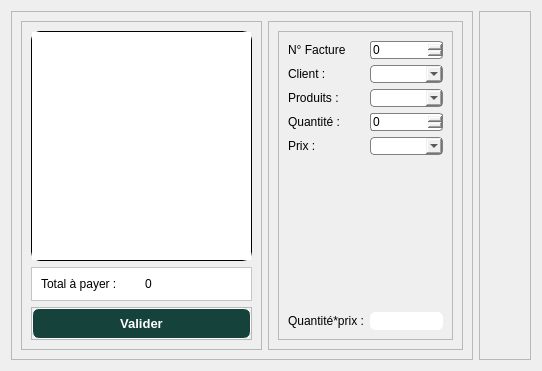
<?xml version="1.0" encoding="UTF-8"?>
<ui version="4.0">
 <class>AjoutVente</class>
 <widget class="QWidget" name="AjoutVente">
  <property name="geometry">
   <rect>
    <x>0</x>
    <y>0</y>
    <width>542</width>
    <height>371</height>
   </rect>
  </property>
  <property name="windowTitle">
   <string>Ajout vente</string>
  </property>
  <property name="windowIcon">
   <iconset resource="ressource.qrc">
    <normaloff>:/db_test/Nouveau dossier/shopping-en-ligne.png</normaloff>:/db_test/Nouveau dossier/shopping-en-ligne.png</iconset>
  </property>
  <layout class="QHBoxLayout" name="horizontalLayout">
   <item>
    <widget class="QFrame" name="frame">
     <property name="frameShape">
      <enum>QFrame::Shape::StyledPanel</enum>
     </property>
     <property name="frameShadow">
      <enum>QFrame::Shadow::Raised</enum>
     </property>
     <layout class="QHBoxLayout" name="horizontalLayout_3">
      <item>
       <widget class="QFrame" name="frame_4">
        <property name="frameShape">
         <enum>QFrame::Shape::StyledPanel</enum>
        </property>
        <property name="frameShadow">
         <enum>QFrame::Shadow::Raised</enum>
        </property>
        <layout class="QVBoxLayout" name="verticalLayout_2">
         <item>
          <widget class="QListWidget" name="listWidget">
           <property name="font">
            <font>
             <family>Times New Roman</family>
            </font>
           </property>
           <property name="mouseTracking">
            <bool>false</bool>
           </property>
           <property name="styleSheet">
            <string notr="true">border: 1px solid black;
border-radius: 9px</string>
           </property>
          </widget>
         </item>
         <item>
          <widget class="QFrame" name="frame_7">
           <property name="styleSheet">
            <string notr="true">background-color: rgb(255, 255, 255);</string>
           </property>
           <property name="frameShape">
            <enum>QFrame::Shape::StyledPanel</enum>
           </property>
           <property name="frameShadow">
            <enum>QFrame::Shadow::Raised</enum>
           </property>
           <layout class="QHBoxLayout" name="horizontalLayout_2">
            <item>
             <widget class="QLabel" name="label_6">
              <property name="text">
               <string>Total à payer :</string>
              </property>
             </widget>
            </item>
            <item>
             <widget class="QLabel" name="labelTotal">
              <property name="text">
               <string>0</string>
              </property>
             </widget>
            </item>
           </layout>
          </widget>
         </item>
         <item>
          <widget class="QFrame" name="frame_5">
           <property name="frameShape">
            <enum>QFrame::Shape::StyledPanel</enum>
           </property>
           <property name="frameShadow">
            <enum>QFrame::Shadow::Raised</enum>
           </property>
           <layout class="QHBoxLayout" name="horizontalLayout_4">
            <property name="leftMargin">
             <number>0</number>
            </property>
            <property name="topMargin">
             <number>0</number>
            </property>
            <property name="rightMargin">
             <number>0</number>
            </property>
            <property name="bottomMargin">
             <number>0</number>
            </property>
            <item>
             <widget class="QPushButton" name="btnValider">
              <property name="font">
               <font>
                <pointsize>10</pointsize>
                <bold>true</bold>
               </font>
              </property>
              <property name="cursor">
               <cursorShape>PointingHandCursor</cursorShape>
              </property>
              <property name="styleSheet">
               <string notr="true">QPushButton{
	border: 1px solid white;
	border-radius: 7px;
	background-color: #16423C;
	color:white;
	padding: 7px;
}
QPushButton:hover{
	background-color: #6A9C89;
}</string>
              </property>
              <property name="text">
               <string>Valider</string>
              </property>
             </widget>
            </item>
           </layout>
          </widget>
         </item>
        </layout>
       </widget>
      </item>
      <item>
       <widget class="QFrame" name="frame_3">
        <property name="frameShape">
         <enum>QFrame::Shape::StyledPanel</enum>
        </property>
        <property name="frameShadow">
         <enum>QFrame::Shadow::Raised</enum>
        </property>
        <layout class="QVBoxLayout" name="verticalLayout">
         <item>
          <widget class="QFrame" name="frame_6">
           <property name="frameShape">
            <enum>QFrame::Shape::StyledPanel</enum>
           </property>
           <property name="frameShadow">
            <enum>QFrame::Shadow::Raised</enum>
           </property>
           <layout class="QFormLayout" name="formLayout_2">
            <item row="0" column="0">
             <widget class="QLabel" name="label_7">
              <property name="text">
               <string>N° Facture</string>
              </property>
             </widget>
            </item>
            <item row="0" column="1">
             <widget class="QSpinBox" name="spinBox">
              <property name="styleSheet">
               <string notr="true">border: 1px solid grey;
border-radius: 3px;</string>
              </property>
             </widget>
            </item>
            <item row="1" column="0">
             <widget class="QLabel" name="label">
              <property name="text">
               <string>Client :</string>
              </property>
             </widget>
            </item>
            <item row="1" column="1">
             <widget class="QComboBox" name="comboClient">
              <property name="styleSheet">
               <string notr="true">QComboBox{
	border: 1px solid grey;
	border-radius: 4px;
}</string>
              </property>
              <property name="editable">
               <bool>true</bool>
              </property>
             </widget>
            </item>
            <item row="2" column="0">
             <widget class="QLabel" name="label_2">
              <property name="text">
               <string>Produits :</string>
              </property>
             </widget>
            </item>
            <item row="2" column="1">
             <widget class="QComboBox" name="comboProduit">
              <property name="styleSheet">
               <string notr="true">QComboBox{
	border: 1px solid grey;
	border-radius: 4px;
}</string>
              </property>
              <property name="editable">
               <bool>true</bool>
              </property>
             </widget>
            </item>
            <item row="3" column="0">
             <widget class="QLabel" name="label_3">
              <property name="text">
               <string>Quantité :</string>
              </property>
             </widget>
            </item>
            <item row="3" column="1">
             <widget class="QSpinBox" name="spinBoxQuantite">
              <property name="styleSheet">
               <string notr="true">border: 1px solid grey;
border-radius: 3px;</string>
              </property>
              <property name="maximum">
               <number>999999999</number>
              </property>
              <property name="stepType">
               <enum>QAbstractSpinBox::StepType::DefaultStepType</enum>
              </property>
             </widget>
            </item>
            <item row="4" column="0">
             <widget class="QLabel" name="label_4">
              <property name="text">
               <string>Prix :</string>
              </property>
             </widget>
            </item>
            <item row="5" column="1">
             <spacer name="verticalSpacer_3">
              <property name="orientation">
               <enum>Qt::Orientation::Vertical</enum>
              </property>
              <property name="sizeHint" stdset="0">
               <size>
                <width>20</width>
                <height>40</height>
               </size>
              </property>
             </spacer>
            </item>
            <item row="6" column="0">
             <widget class="QLabel" name="label_5">
              <property name="text">
               <string>Quantité*prix :</string>
              </property>
             </widget>
            </item>
            <item row="6" column="1">
             <widget class="QLineEdit" name="lineEditTotal">
              <property name="styleSheet">
               <string notr="true">QLineEdit{
	border: 1px solid white;
	border-radius: 5px;
}

QLineEdit:focus{
	border: 1px solid black;
}</string>
              </property>
              <property name="readOnly">
               <bool>true</bool>
              </property>
             </widget>
            </item>
            <item row="4" column="1">
             <widget class="QComboBox" name="comboBoxPrix">
              <property name="styleSheet">
               <string notr="true">QComboBox{
	border: 1px solid grey;
	border-radius: 4px;
}</string>
              </property>
             </widget>
            </item>
           </layout>
          </widget>
         </item>
        </layout>
       </widget>
      </item>
     </layout>
    </widget>
   </item>
   <item>
    <widget class="QFrame" name="frame_2">
     <property name="frameShape">
      <enum>QFrame::Shape::StyledPanel</enum>
     </property>
     <property name="frameShadow">
      <enum>QFrame::Shadow::Raised</enum>
     </property>
     <layout class="QVBoxLayout" name="verticalLayout_3">
      <item>
       <spacer name="verticalSpacer_4">
        <property name="orientation">
         <enum>Qt::Orientation::Vertical</enum>
        </property>
        <property name="sizeType">
         <enum>QSizePolicy::Policy::Preferred</enum>
        </property>
        <property name="sizeHint" stdset="0">
         <size>
          <width>20</width>
          <height>40</height>
         </size>
        </property>
       </spacer>
      </item>
      <item>
       <widget class="QPushButton" name="btnAdd">
        <property name="cursor">
         <cursorShape>PointingHandCursor</cursorShape>
        </property>
        <property name="styleSheet">
         <string notr="true">QPushButton{
	border:none;
	image: url(:/Downloads/CartoBMW/img/panier.png);
}
QPushButton:hover{
	image:url(:/Downloads/CartoBMW/img/panier-dachat.png);
	
}</string>
        </property>
        <property name="text">
         <string/>
        </property>
       </widget>
      </item>
      <item>
       <widget class="QPushButton" name="btnDelete">
        <property name="cursor">
         <cursorShape>PointingHandCursor</cursorShape>
        </property>
        <property name="styleSheet">
         <string notr="true">QPushButton{
	image: url(:/Downloads/CartoBMW/img/supprimer.png);
	border:none;
}
QPushButton:hover{
	image: url(:/Downloads/CartoBMW/img/supprimer (1).png);
}</string>
        </property>
        <property name="text">
         <string/>
        </property>
       </widget>
      </item>
      <item>
       <widget class="QPushButton" name="btnVider">
        <property name="cursor">
         <cursorShape>PointingHandCursor</cursorShape>
        </property>
        <property name="styleSheet">
         <string notr="true">QPushButton{
	image: url(:/Downloads/CartoBMW/img/marque-de-croix.png);
	border:none;
}
QPushButton:hover{
	image: url(:/Downloads/CartoBMW/img/fermer.png);
}</string>
        </property>
        <property name="text">
         <string/>
        </property>
       </widget>
      </item>
      <item>
       <spacer name="verticalSpacer">
        <property name="orientation">
         <enum>Qt::Orientation::Vertical</enum>
        </property>
        <property name="sizeType">
         <enum>QSizePolicy::Policy::Preferred</enum>
        </property>
        <property name="sizeHint" stdset="0">
         <size>
          <width>20</width>
          <height>250</height>
         </size>
        </property>
       </spacer>
      </item>
     </layout>
    </widget>
   </item>
  </layout>
 </widget>
 <resources>
  <include location="ressource.qrc"/>
 </resources>
 <connections/>
</ui>
